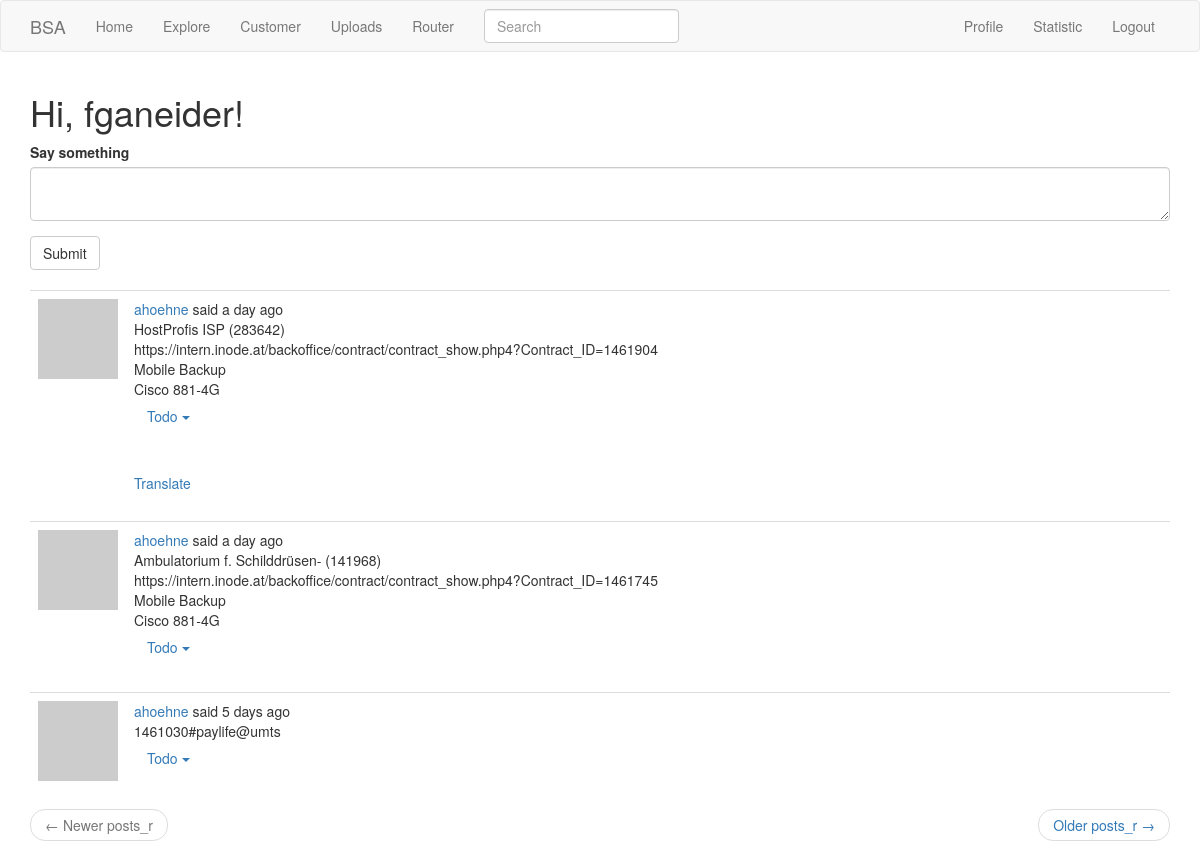
The app's page /router (signed in) with its own data.
### app/models.py (models this page shows, shortened)
class User(UserMixin,db.Model):
    id = db.Column(db.Integer, primary_key=True)
    username = db.Column(db.String(64), index=True, unique=True)
    email = db.Column(db.String(120), index=True, unique=True)
    password_hash = db.Column(db.String(128))
    posts = db.relationship('Post', backref='author', lazy='dynamic')
    posts_r = db.relationship('Post_r', backref='author_r', lazy='dynamic')
    statistics = db.relationship('Statistic', backref='user_s', lazy='dynamic')
    about_me = db.Column(db.String(140))
    last_seen = db.Column(db.DateTime, default=datetime.utcnow)
    @login.user_loader
    def load_user(id):
        return User.query.get(int(id))
    followed = db.relationship(
        'User', secondary=followers,
        primaryjoin=(followers.c.follower_id == id),
        secondaryjoin=(followers.c.followed_id == id),
        backref=db.backref('followers', lazy='dynamic'), lazy='dynamic')
    def avatar(self, size):
        digest = md5(self.email.lower().encode('utf-8')).hexdigest()
        return 'https://www.gravatar.com/avatar/{}?d=identicon&s={}'.format(
            digest, size)

class Post_r(db.Model): # ,SearchableMixin needs to be added
    id = db.Column(db.Integer, primary_key=True)
    body = db.Column(db.String(140))
    timestamp = db.Column(db.DateTime, index=True, default=datetime.utcnow)
    user_id2 = db.Column(db.Integer, db.ForeignKey('user.id'))
    language = db.Column(db.String(5))

### app/main/routes.py (the view, shortened to what this page needs)
@bp.route('/router',methods=['GET', 'POST'])
@login_required
def router():
    form = Post_r_Form()
    page = request.args.get('page', 1, type=int)
    posts_r = Post_r.query.order_by(Post_r.timestamp.desc()).paginate(
        page, current_app.config['POSTS_PER_PAGE'], False)
    next_url = url_for('main.router', page=posts_r.next_num) \
        if posts_r.has_next else None
    prev_url = url_for('main.router', page=posts_r.prev_num) \
        if posts_r.has_prev else None
    return render_template('router.html', title=_('Router') ,posts_r=posts_r.items, next_url=next_url,
                           prev_url=prev_url, form=form)

### app/main/forms.py
class SearchForm(FlaskForm):
    q = StringField(_l('Search'), validators=[DataRequired()])
    def __init__(self, *args, **kwargs):
        if 'formdata' not in kwargs:
            kwargs['formdata'] = request.args
        if 'csrf_enabled' not in kwargs:
            kwargs['csrf_enabled'] = False
        super(SearchForm, self).__init__(*args, **kwargs)

class Post_r_Form(FlaskForm):
    post_r = TextAreaField(_l('Say something'), validators=[DataRequired()])
    submit = SubmitField(_l('Submit'))

### app/main/routes.py (called while the page is built)
@bp.before_request
def before_request():
    if current_user.is_authenticated:
        current_user.last_seen = datetime.utcnow()
        db.session.commit()
        g.search_form = SearchForm()
    g.locale = str(get_locale())

### app/models.py (called while the page is built)
    @classmethod
    def before_commit(cls, session):
        session._changes = {
            'add': list(session.new),
            'update': list(session.dirty),
            'delete': list(session.deleted)
        }

    @classmethod
    def after_commit(cls, session):
        for obj in session._changes['add']:
            if isinstance(obj, SearchableMixin):
                add_to_index(obj.__tablename__, obj)
        for obj in session._changes['update']:
            if isinstance(obj, SearchableMixin):
                add_to_index(obj.__tablename__, obj)
        for obj in session._changes['delete']:
            if isinstance(obj, SearchableMixin):
                remove_from_index(obj.__tablename__, obj)
        session._changes = None

### app/templates/router.html (shortened to what this page needs)
{% extends "base.html" %}
{% import 'bootstrap/wtf.html' as wtf %}
{% block app_content %}
<h1>{{ _('Hi, %(username)s!', username=current_user.username) }}</h1>
{% if form %}
{{ wtf.quick_form(form) }}
<br>
{% endif %}
{% for post_r in posts_r %}
    {% include '_post_r.html' %}
{% endfor %}
<nav aria-label="...">
    <ul class="pager">
        <li class="previous{% if not prev_url %} disabled{% endif %}">
            <a href="{{ prev_url or '#' }}">
                <span aria-hidden="true">&larr;</span> {{ _('Newer posts_r') }}
            </a>
        </li>
        <li class="next{% if not next_url %} disabled{% endif %}">
            <a href="{{ next_url or '#' }}">
                {{ _('Older posts_r') }} <span aria-hidden="true">&rarr;</span>
            </a>
        </li>
    </ul>
</nav>
{% endblock %}

### app/templates/_post_r.html (shortened to what this page needs)
 <table class="table table-hover">
        <tr>
            <td width="70px">
                 <a href="{{ url_for('main.user', username=post_r.author_r.username) }}">
                    <img src="{{ post_r.author_r.avatar(70) }}" />
                </a>
            </td>
            <td>
                {{ _('%(username)s said %(when)s',
                    username=user_link, when=moment(post_r.timestamp).fromNow()) }}
                <br>
                <span id="post{{ post_r.id }}" style="white-space: pre;">{{ post_r.body }}</span>
                <div class="dropdown" id="dropdown{{post_r.id}}">
                  <button class="btn btn-link dropdown-toggle" type="button" data-toggle="dropdown" id="drop_button{{post_r.id}}">Todo
                  <span class="caret"></span></button>
                </div>
                {% if post_r.language and post_r.language != g.locale %}
                <br><br>
                <a href="#">{{ _('Translate') }}</a>
                {% endif %}
            </td>
        </tr>
</table>

### records on screen
Post_r: body "HostProfis ISP (283642) https://intern.inode.at/backoffice/contract/contract_show.php4?Contract_ID=1461904 Mobile Backup Cisco 881-4G"
Post_r: body "Ambulatorium f. Schilddrüsen- (141968) https://intern.inode.at/backoffice/contract/contract_show.php4?Contract_ID=1461745 Mobile Backup Cisco 881-4G"
Post_r: body "1461030#paylife@umts"
